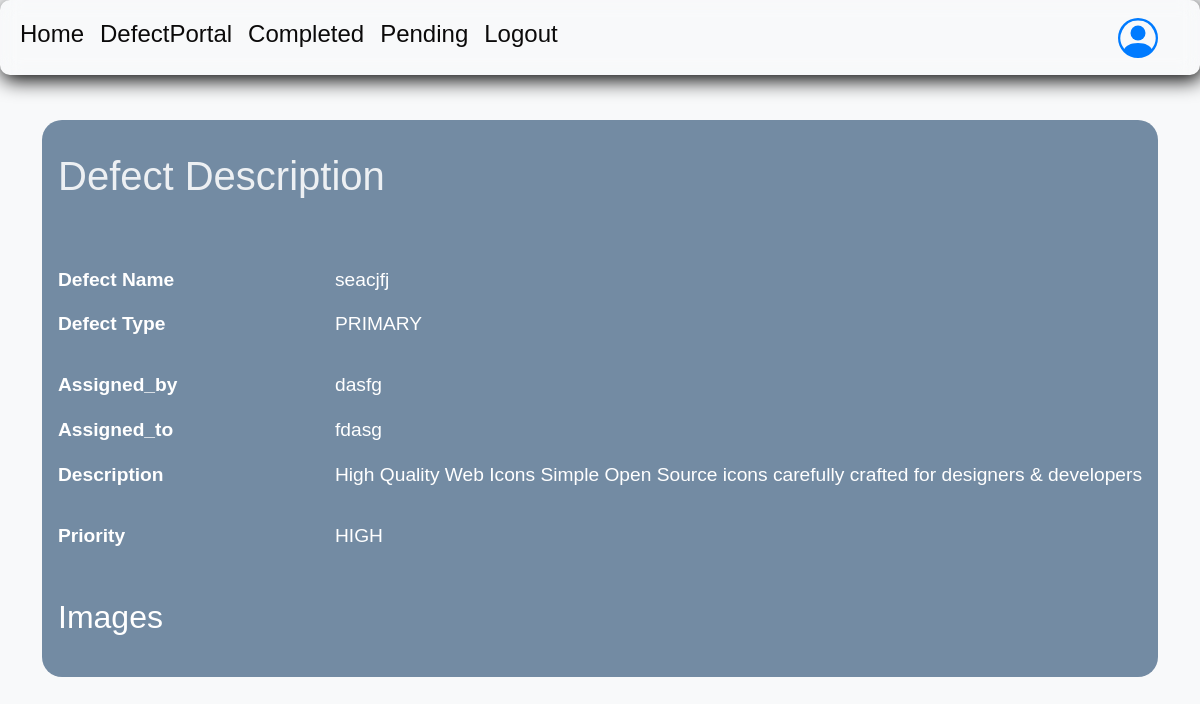
Screenshot of /defects/descr/2/ (signed in) with the database file from the repository.
### DefectsPortal/models.py (models this page shows, shortened)
class Defect(models.Model):
    defect_id = models.CharField(max_length=100)
    defect_name = models.CharField(max_length=100)
    defect_type = models.CharField(max_length=100, choices=DEFECTS_TYPES, default='PRIMARY')
    assigned_by = models.CharField(max_length=100)
    assigned_to = models.CharField(max_length=100)
    description = models.TextField()
    defect_status = models.CharField(max_length=100, choices=DEFECTS_STATUS, default='NOT COMPLETED')
    priority = models.CharField(max_length=100, choices=DEFECTS_PRIORITY, default='HIGH')

### DefectsPortal/views.py (the view)
# urls.py: path('descr/<int:id>/', views.defect_description, name='descr'),
@login_required(login_url='login')
def defect_description(request, id=0):
    defe = Defect.objects.get(id=id)
    images = Defects_screen_shots.objects.filter(defect=defe)
    context = {
        'defe': defe,
        'images': images
    }
    return render(request, 'defects/description.html', {'context': context})

### templates/defects/description.html (shortened to what this page needs)
{% extends 'defects/defect.html' %}
{% block contents %}
    <div class="container">
        <div class="jumbotron">
            <h1>Defect Description</h1>
            <br><br>
            <dl class="row">
                <dt class="col-sm-3">Defect Name</dt>
                <dd class="col-sm-9"> {{ context.defe.defect_name }} </dd>
                <dt class="col-sm-3">Defect Type</dt>
                <dd class="col-sm-9"><p> {{ context.defe.defect_type }} </p></dd>
                <dt class="col-sm-3">Assigned_by</dt>
                <dd class="col-sm-9"> {{ context.defe.assigned_by}} </dd>
                <dt class="col-sm-3 ">Assigned_to</dt>
                <dd class="col-sm-9"> {{ context.defe.assigned_to}}  </dd>
                <dt class="col-sm-3">Description</dt>
                <dd class="col-sm-9"><p> {{ context.defe.description }} </p></dd>
                <dt class="col-sm-3">Priority</dt>
                <dd class="col-sm-9"><p>  {{ context.defe.priority }} </p></dd>
            </dl>
            <h2>Images</h2>
        </div>
    </div>
{% endblock %}

### templates/defects/defect.html (style rules this page uses)
body { font-family: Arial, sans-serif; background-color: #f8f9fa; margin: 0; padding: 0; }
.container { margin-top: 120px; }

### templates/defects/description.html (style rules this page uses)
body { background-color: #f8f9fa; }
.jumbotron { margin-top: 10px; background-color: #738ba3; padding: 2rem 1rem; border-radius: 20px; color: white; font-size: 1.2rem; }
h1 { color: #edf0f3; }
dt { font-weight: bold; }
dd { margin-bottom: 1rem; }

### rows the page displays
Defect: defe.defect_name "seacjfj", defe.defect_type "PRIMARY", defe.assigned_by "dasfg", defe.assigned_to "fdasg", defe.description "High Quality Web Icons Simple Open Source icons carefully crafted for designers & developers", defe.priority "HIGH"
